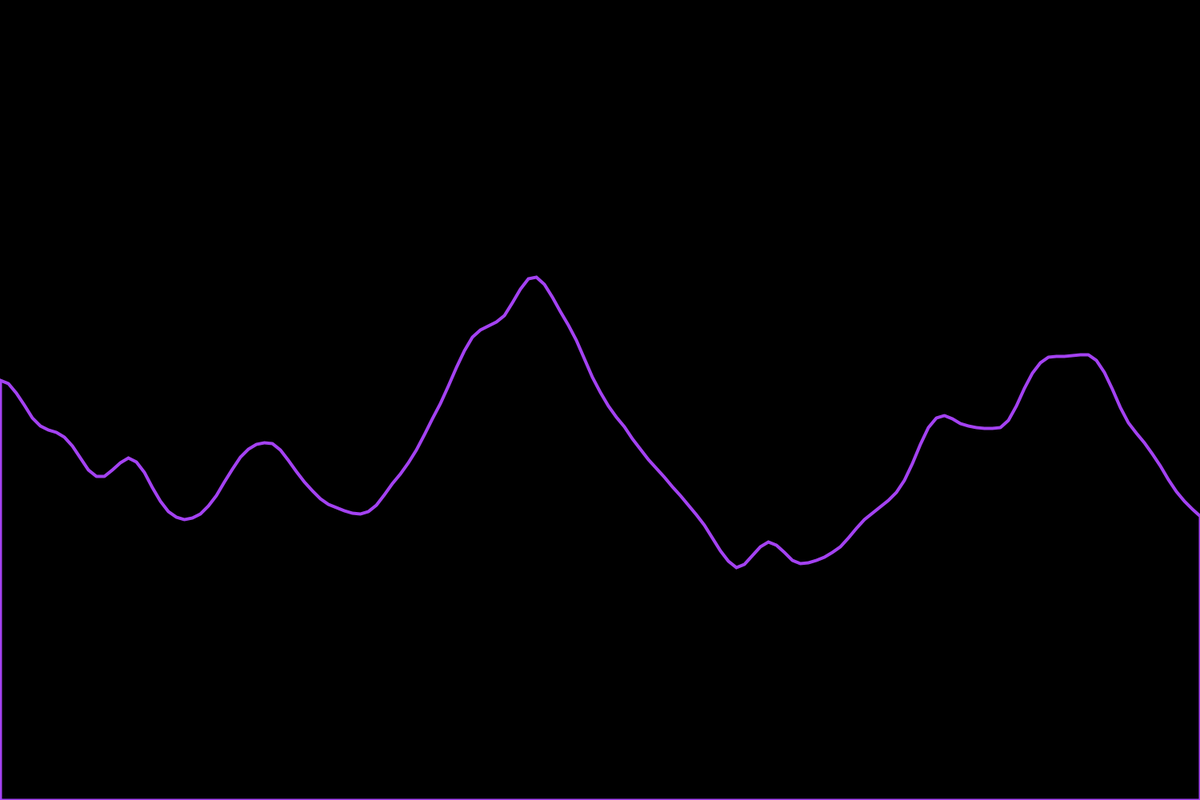
Frame 1 (no input)
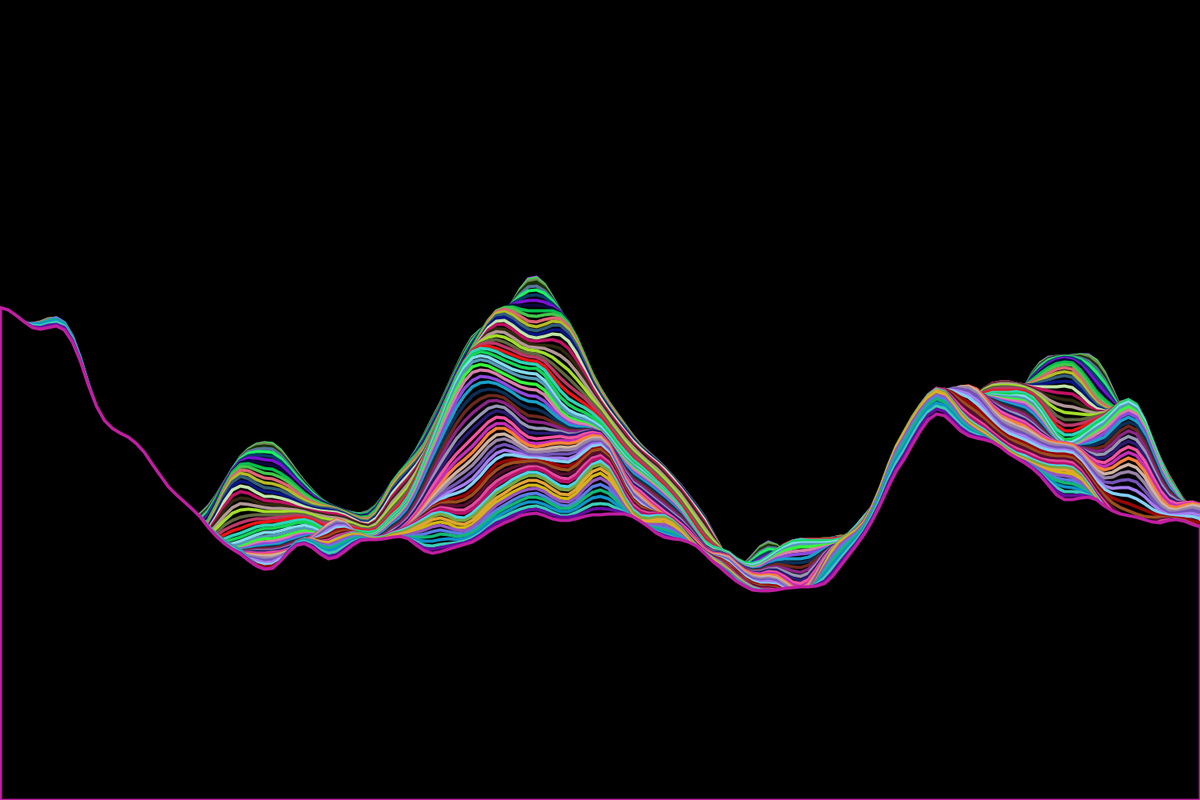
Frame 60 (the mouse pressed at the canvas centre just before this capture)
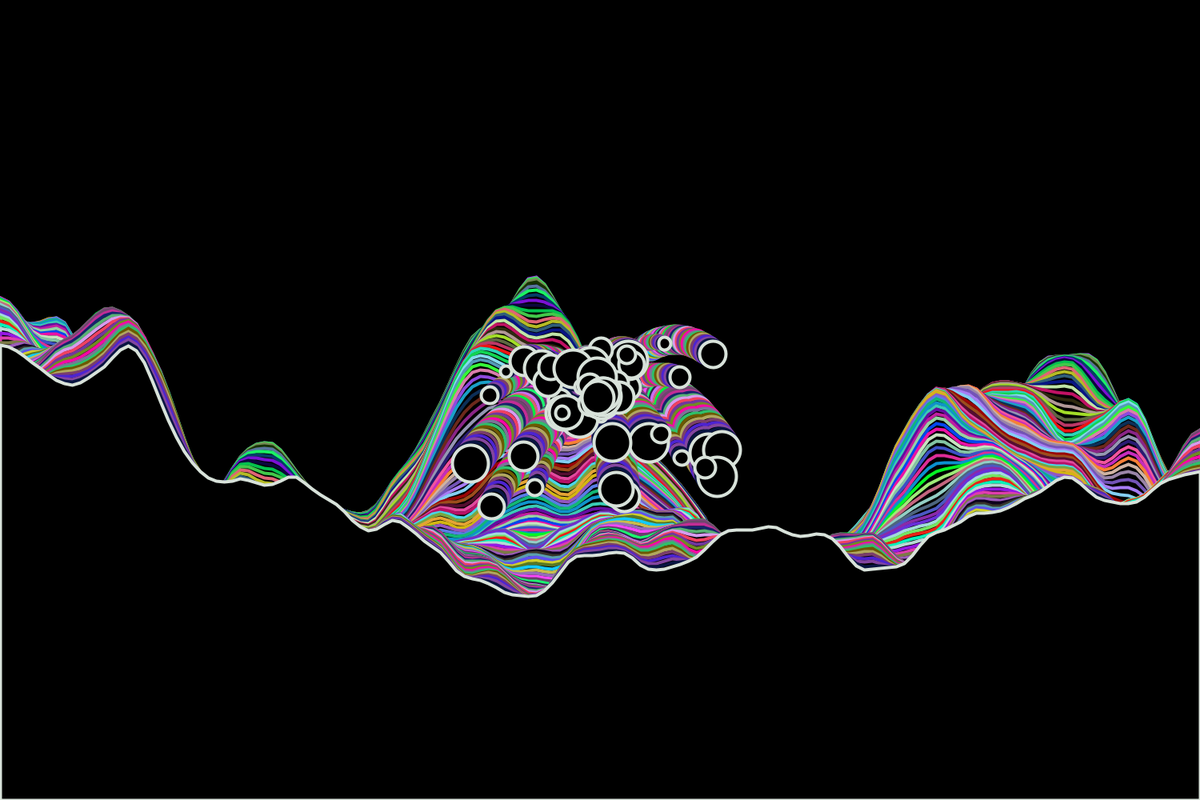
Frame 120 (the mouse held since frame 60 and released just before this capture)

The Processing sketch that drew these frames (run headless with seeded random() and noise(); from frame 60 on, the mouse is pressed at the canvas centre):

// Processing sketch: lines
// ── lines.pde
float yoff = 0.0;      
float x, y;

class Particle
{

  float x=width/3;
  float y=height/6;
  float xv=-3+random(6);
  float yv=-random(4);
  float maxYV=5;
  float gravity=0.1;
  float friction=1;
  float radius=random(20)+5;

 color c=color(0);
  
  Particle(){ }
  
  Particle(float xp,float yp)
  {
    x=xp;
    y=yp;
  }
  Particle(float xp,float yp,float xvel,float yvel)
  {
    this(xp,yp);
    xv=xvel;
    yv=yvel;
  }
  void run()
  {
    update();
    render();
    
  }
  public void update()
  {
    if(x<=radius)
    {
      xv=abs(xv);
    }
    else if(x>=width-radius)
    {
      xv=-abs(xv);
    }
    if(y+radius>=height)
    {
      yv=-abs(yv);
      if(y+radius-height>=0.15)
      {
        y=height-radius;
        if(yv>-0.1)
        {
          xv*=0.96;
        }
      }
    }
    if((yv<maxYV))
    {
      yv+=gravity;
    }
    yv*=friction;
     //println(yv);
    y+=yv;
    x+=xv;
  }
  void render()
  {
    fill(c);
    
    ellipse(x,y,radius,radius);
   
  }
}
class ParticleSystem
{
  ArrayList particles=new ArrayList();
  ParticleSystem(){}
  void add(Particle p)
  {
    particles.add(p);
  }
  void removeAll()
  {
    particles.clear();
  }
  void run()
  {
    for(int i=0;i<particles.size();i++)
    {
      Particle p=(Particle)particles.get(i);
      p.run();
    }
  }
}
ParticleSystem ps=new ParticleSystem();
boolean mouseDown=false;

void setup() {
  size(1500, 1000);
  frameRate(16);
  background(0);
   smooth();
    ellipseMode(RADIUS);
 
}

void draw() {
  
    stroke(random(255),random(255),random(255));
    strokeWeight(4);

  fill(0);
  
  

  beginShape(); 
  
  float xoff = 0;       
 

  for (float x = 0; x <= width; x += 10) {
   
    float y = map(noise(xoff, yoff), 0, 1, 900,200); 
 
    

    vertex(x, y); 
    
    xoff += 0.03;
  }
 
  yoff += 0.01;
  vertex(width, height);
  vertex(0, height);
  endShape(CLOSE);





      
  if(mousePressed==true)
  { 
    ps.add(new Particle(mouseX,height/2));
  }
  ps.run();

}
float[]colors=new float[3];
void keyPressed()
{
  if(keyPressed==true){
  if(key==' '){
    switch(key)
   {
     case ' ':ps.removeAll();break;
   }
  }
  }
}
